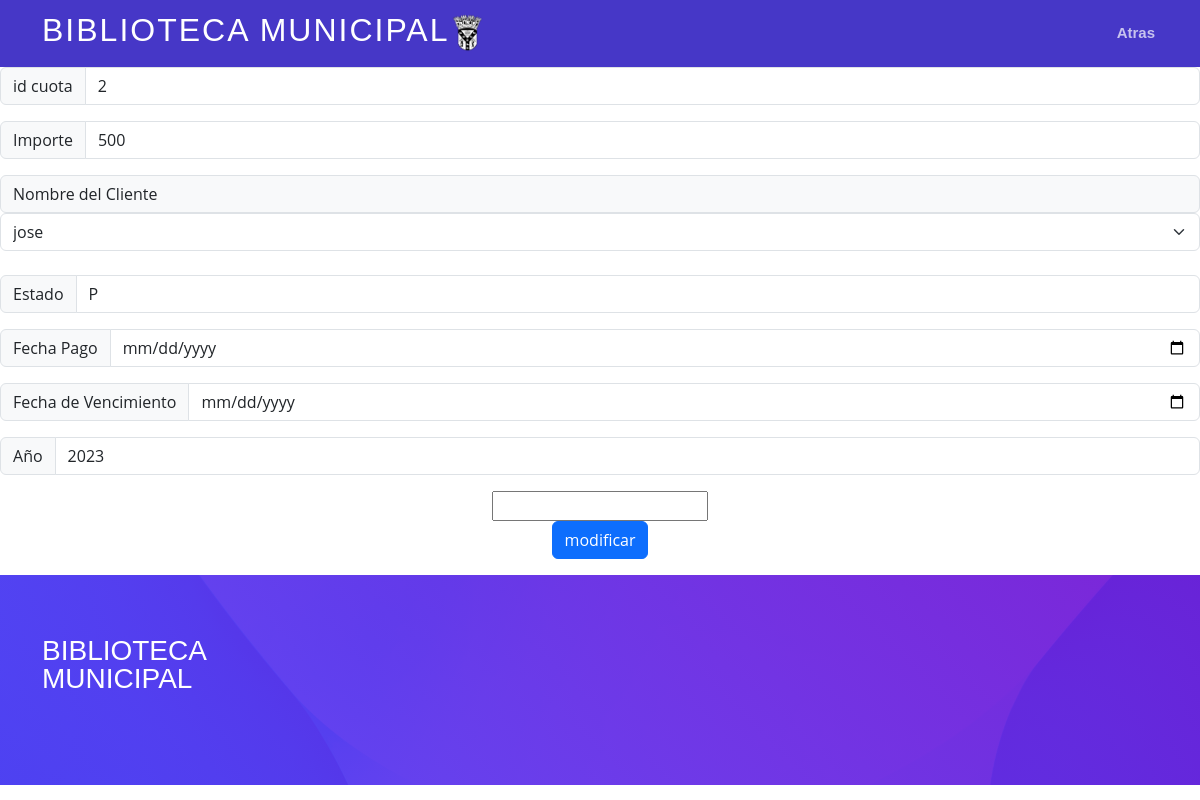
Screenshot of /procesos/cuotas/cuota2.php?id_cuota=2 with the database file from the repository.
### tables this page shows
CREATE TABLE `cuotas` (
  `id_cuota` int(11) NOT NULL,
  `importe` varchar(50) NOT NULL,
  `id_cliente` int(11) NOT NULL,
  `estado` varchar(50) NOT NULL,
  `fecha_pago` varchar(50) NOT NULL,
  `fecha_vto` varchar(50) NOT NULL,
  `año` varchar(50) NOT NULL,
  `mes` varchar(50) NOT NULL
);

### procesos/cuotas/cuota2.php (the view, shortened to what this page needs)
<link href="../../template/assets/vendor/aos/aos.css" rel="stylesheet">
  <link href="../../template/assets/vendor/bootstrap/css/bootstrap.min.css" rel="stylesheet">
  <link href="../../template/assets/vendor/bootstrap-icons/bootstrap-icons.css" rel="stylesheet">
  <link href="../../template/assets/vendor/boxicons/css/boxicons.min.css" rel="stylesheet">
  <link href="../../template/assets/vendor/glightbox/css/glightbox.min.css" rel="stylesheet">
  <link href="../../template/assets/vendor/swiper/swiper-bundle.min.css" rel="stylesheet">
  <link href="../../template/assets/css/style.css" rel="stylesheet">
<?php
require '../../php/cabecera3.php';
require "../../php/conexion.php";
$id = $_GET['id_cuota'];
$F=$_GET['funcion'];
if ($F !="A"){
    $q="select * from cuotas where id_cuota=$id";
    $r=mysqli_query($con, $q);
    while($datos=mysqli_fetch_array($r)){
    ?>
    <?php
    echo ( "<center>");
    echo(" <form action='cuota3.php' method='GET'>");
    echo("<div class='input-group mb-3'>
    <span class='input-group-text' id='inputGroup-sizing-default'>id cuota</span>
    <input type='text' class='form-control' name='id_cuota'readonly aria-label='Sizing example input' aria-describedby='inputGroup-sizing-default' value=".$datos['id_cuota'].">
  </div>  ");
    echo("<div class='input-group mb-3'>
    <span class='input-group-text' id='inputGroup-sizing-default'>Importe</span>
    <input type='number' class='form-control' name='importe' aria-label='Sizing example input' aria-describedby='inputGroup-sizing-default' value=".$datos['importe'].">
  </div>  ");
  echo(" <span class='input-group-text' id='inputGroup-sizing-default'>Nombre del Cliente</span>");
  echo("<select  class='form-select' aria-label='Default select example' id='cliente' name='id_cliente'>");
  require "../../php/conexion.php";
  $q="select * from  clientes  order by nombrec";
  $r=mysqli_query($con, $q);
  while($datos2=mysqli_fetch_array($r)){
   echo("<option value=". $datos2['id_cliente'].">". $datos2['nombrec']."</option>");
  }
  echo("</select>");
  echo(  "<br>");
  echo("<div class='input-group mb-3'>
    <span class='input-group-text' id='inputGroup-sizing-default'>Estado</span>
    <input type='text' class='form-control' name='estado' aria-label='Sizing example input' aria-describedby='inputGroup-sizing-default' value=".$datos['estado'].">
  </div>  ");
     echo("<div class='input-group mb-3'>
     <span class='input-group-text' id='inputGroup-sizing-default'>Fecha Pago</span>
     <input type='date' class='form-control' name='pago' aria-label='Sizing example input' aria-describedby='inputGroup-sizing-default' value=".$datos['fecha_pago'].">
   </div>  ");
   echo("<div class='input-group mb-3'>
     <span class='input-group-text' id='inputGroup-sizing-default'>Fecha de Vencimiento</span>
     <input type='date' class='form-control' name='vto' aria-label='Sizing example input' aria-describedby='inputGroup-sizing-default' value=".$datos['fecha_vto'].">
   </div>  ");
   echo("<div class='input-group mb-3'>
     <span class='input-group-text' id='inputGroup-sizing-default'>Año</span>
     <input type='text' class='form-control' name='año' aria-label='Sizing example input' aria-describedby='inputGroup-sizing-default' value=".$datos['año'].">
   </div>  ");
           echo("<input type='text' name='funcion' value=".$F.">");
           echo(  "<br>");
           echo( "<input type='submit' class='btn btn-primary' value='modificar'>");
    echo ("</form>");
    echo ( "</center>");
    }
}
require '../../php/pie.php';

### rows the page displays
cuotas: id_cuota "2", importe "500", estado "P", año "2023"

### other values shown
form field id_cliente "jose"
